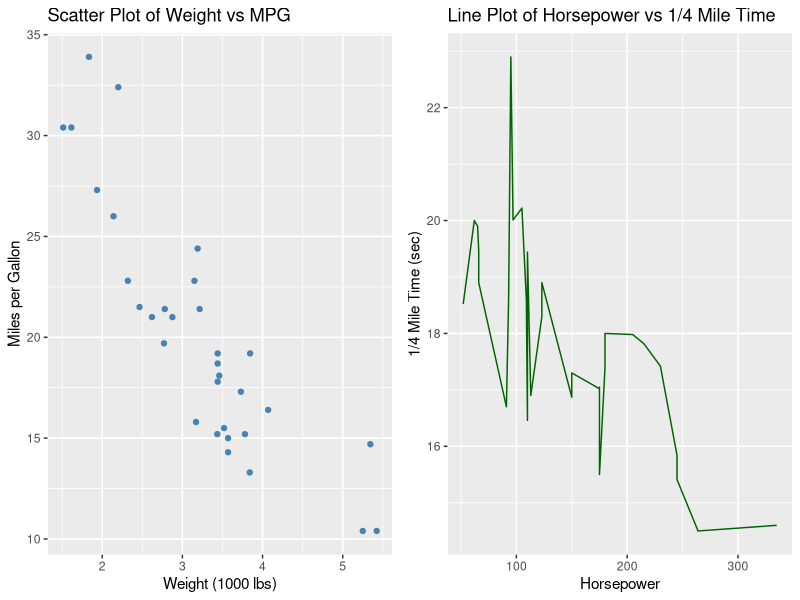

Source code (R):
## ---- chunk 1
# Load required libraries
library(ggplot2)
library(ggpubr)

# Use mtcars as the cleaned dataset
df_clean <- mtcars

# Create two plots
p1 <- ggplot(data = df_clean, aes(x = wt, y = mpg)) +
  geom_point(color = "steelblue") +
  labs(title = "Scatter Plot of Weight vs MPG",
       x = "Weight (1000 lbs)", y = "Miles per Gallon")

p2 <- ggplot(data = df_clean, aes(x = hp, y = qsec)) +
  geom_line(color = "darkgreen") +
  labs(title = "Line Plot of Horsepower vs 1/4 Mile Time",
       x = "Horsepower", y = "1/4 Mile Time (sec)")

# Arrange plots in a 1x2 grid
arranged_plot <- ggarrange(p1, p2, ncol = 2, nrow = 1)

arranged_plot
